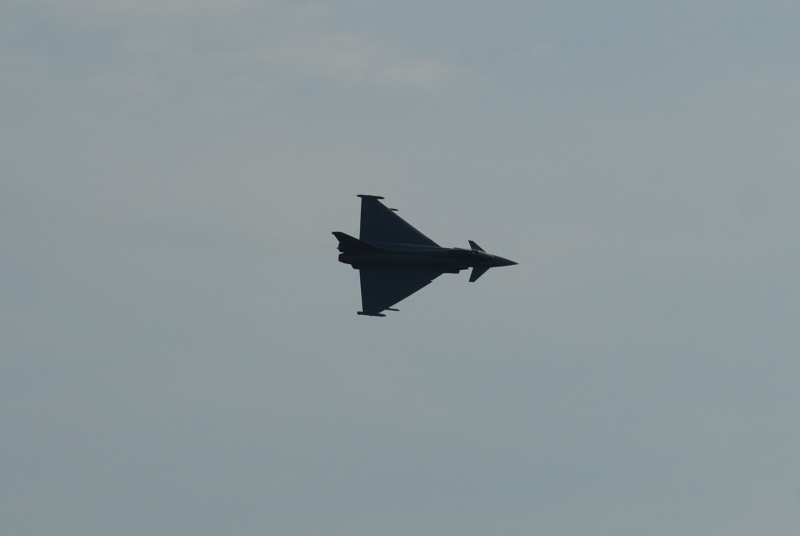
#> input picture Dane/samolot08.jpg, 800 x 536 px
$ jupyter execute Plane_transform.ipynb
#> lines starting #> are read from the running program, lines starting #| are printed output that depends on the picture; after the words box and inside, x2 and y2 are one past the last pixel; in counts of white or black regions, pixels touching at a corner belong together
[cell 1]
from matplotlib import pyplot as plt
from matplotlib.pyplot import imshow
import skimage.io as io
from pylab import *
import skimage
from skimage import filters
from skimage import img_as_float
from skimage.color import rgb2gray
import numpy as np
from skimage import io, morphology
from skimage.morphology import square
import numpy as np

[cell 2]
import warnings
warnings.simplefilter("ignore")

[cell 3]
#data load

plane = ['Dane/samolot08.jpg', 'Dane/samolot09.jpg', 'Dane/samolot07.jpg',
         'Dane/samolot11.jpg','Dane/samolot17.jpg','Dane/samolot01.jpg']

max_hight = 0
max_width = 0

imgs = []

#planes
for i in range(len(plane)):
    imgs.append(img_as_float(io.imread(plane[i], as_gray=True)))
    s1,s2 = imgs[i].shape
#> s1 = 536; s2 = 800
    max_hight = max(s1,max_hight)
#> max_hight = 536
    max_width = max(s2,max_width)
#> max_width = 800

[cell 4]
def size_normalization(img):

    tab = np.array([0]*len(img[1]))
    for i in range(len(img),max_hight):
        img = np.concatenate((img,[tab]))

    tab2 = np.array([[0]*len(img)])
    tab2 = tab2.T

    for i in range(len(img[1]),max_width):
        img = np.concatenate((img,tab2),axis=1)

    return img

[cell 5]
#show images
def show_gray(img):
    imshow(img, cmap='gray')

#larger contrast on picture
def gray(img):
    tmp = rgb2gray(img)
    return tmp

[cell 6]
#normalization function

def normalizations(img):

    img = img*100/256

    min_value = 100000
    max_value = -100000

    for i in range(len(img)):
        for j in range(len(img[i])):
            if(img[i][j] > max_value):
                max_value = img[i][j]
            if(img[i][j] < min_value):
                min_value = img[i][j]

    #print("min: ", min_value)
    #print("max: ", max_value)

    MIN = min_value
    MAX = max_value

    #print("min: ", min_value)
    #print("max: ", max_value)

    norm = (img - MIN) / (MAX - MIN)
    norm[norm > 1] = 1
    norm[norm < 0] = 0

    return norm

[cell 7]
def edges(img):

    img = morphology.dilation(img, square(3))

    return img

[cell 8]
def picture_transform(img):

    img = gray(img)

    img = (img**0.15)

    img = normalizations(img)

    img = filters.rank.median(img, ones([2,2],dtype=uint8)) #filtr medianowy

    img = filters.sobel(img)**0.3

    img = skimage.feature.canny(img, sigma=4.5)

    img = edges(img)

    img = size_normalization(img)

    return img

[cell 9]
figure(figsize=(20,20))

#planes
for i in range(len(plane)):
    imgs[i] = picture_transform(imgs[i])
#> this loop made 6 passes
#> pass 1, in picture_transform, `img = (img**0.15)`:
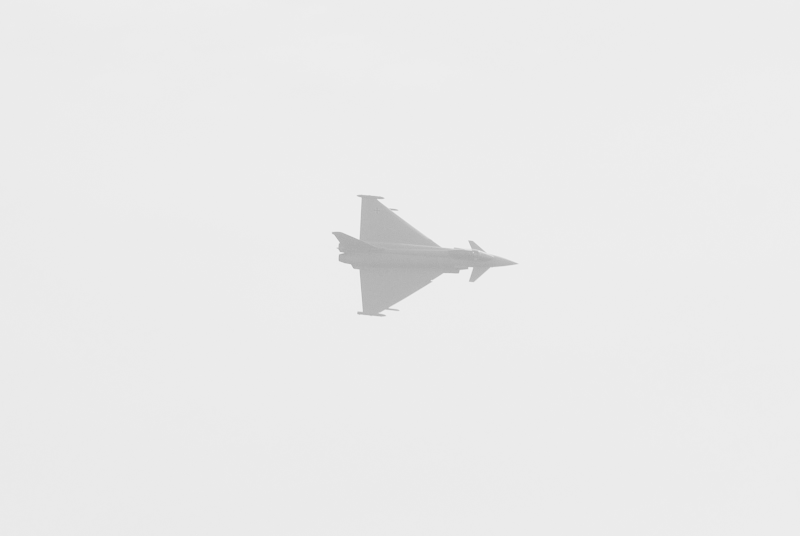
#> img: shape (536, 800) float64; min 0.665, max 0.936, mean 0.921
#> pass 1, in normalizations, `img = img*100/256`:
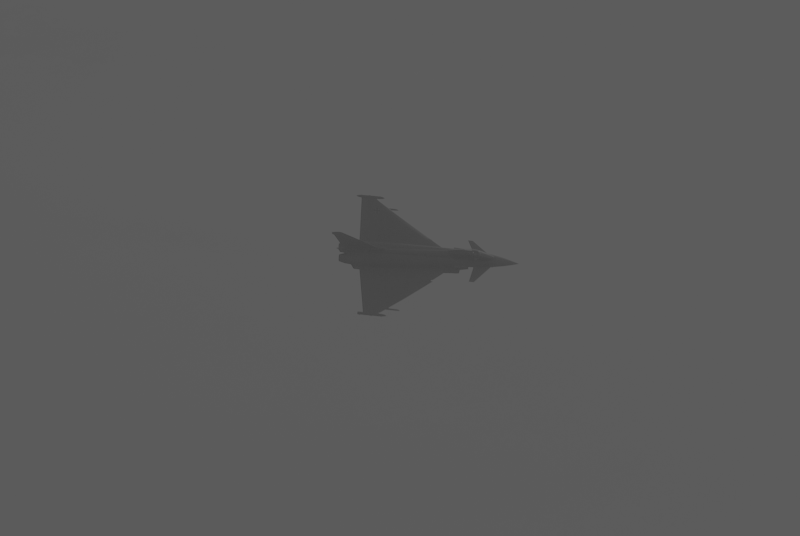
#> img: shape (536, 800) float64; min 0.26, max 0.366, mean 0.36

row1 = np.concatenate((imgs[0], imgs[1],imgs[2]))
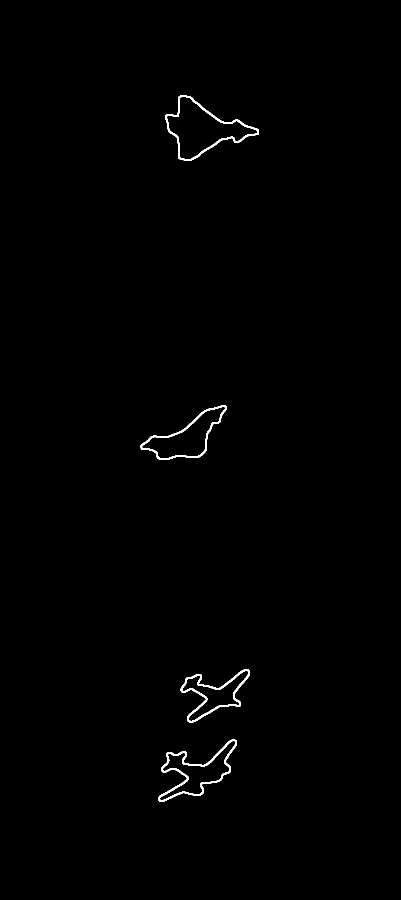
#> row1: shape (1800, 802) int64 (shown at 1/2 size); values 0 (black) and 1 (white), 0.54% white; 4 white regions, box (x1, y1, x2, y2) and area: (317, 1479, 474, 1604) 2312, (361, 1338, 500, 1445) 1947, (330, 191, 518, 321) 1929, (280, 810, 453, 920) 1634
row2 = np.concatenate((imgs[3],imgs[4], imgs[5]))
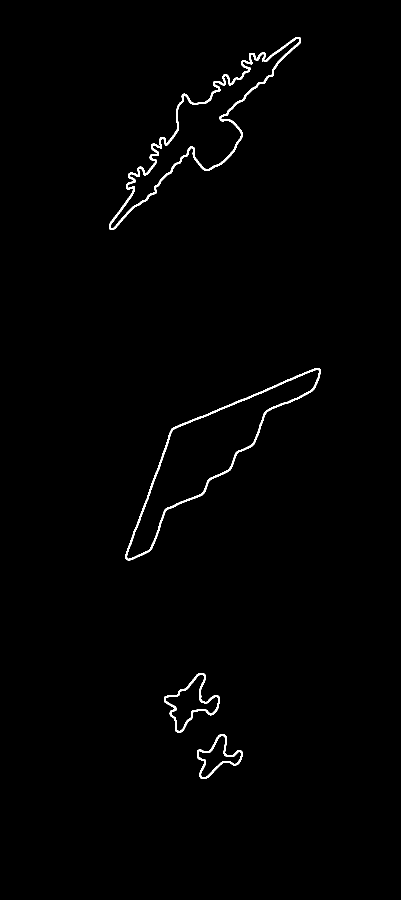
#> row2: shape (1800, 802) int64 (shown at 1/2 size); values 0 (black) and 1 (white), 0.93% white; 4 white regions, box (x1, y1, x2, y2) and area: (218, 74, 602, 460) 6298, (251, 736, 641, 1121) 4403, (328, 1346, 440, 1465) 1582, (394, 1468, 485, 1558) 1213

final_picture = np.concatenate((row1, row2), axis=1)
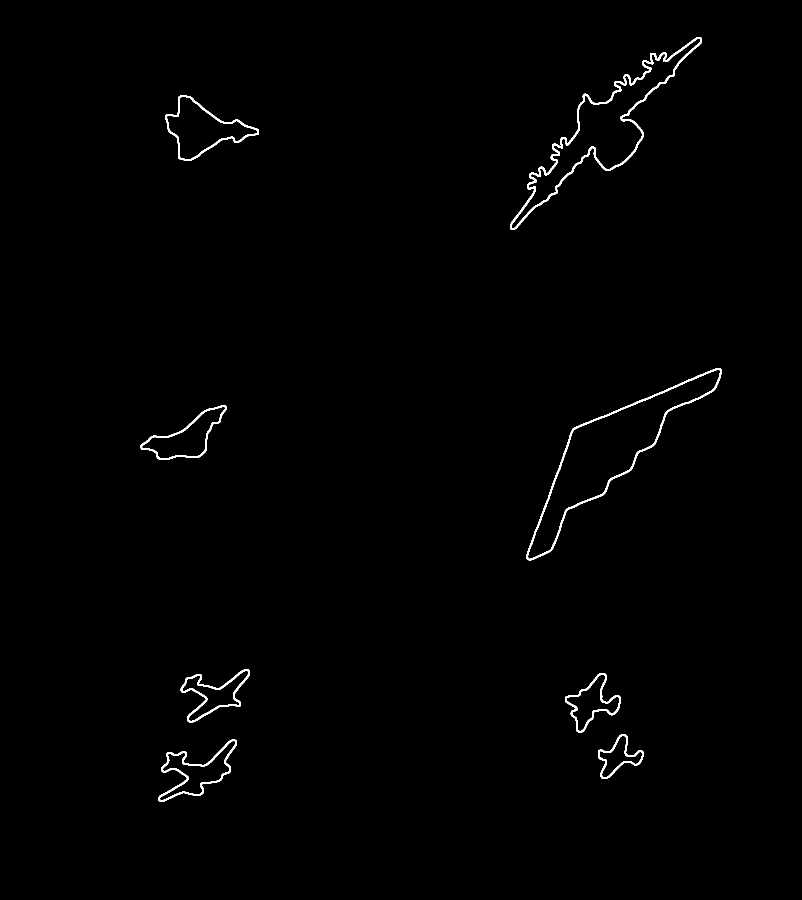
#> final_picture: shape (1800, 1604) int64 (shown at 1/2 size); values 0 (black) and 1 (white), 0.74% white; 8 white regions, largest, box (x1, y1, x2, y2) and area: (1020, 74, 1404, 460) 6298, (1053, 736, 1443, 1121) 4403, (317, 1479, 474, 1604) 2312

show_gray(final_picture)
